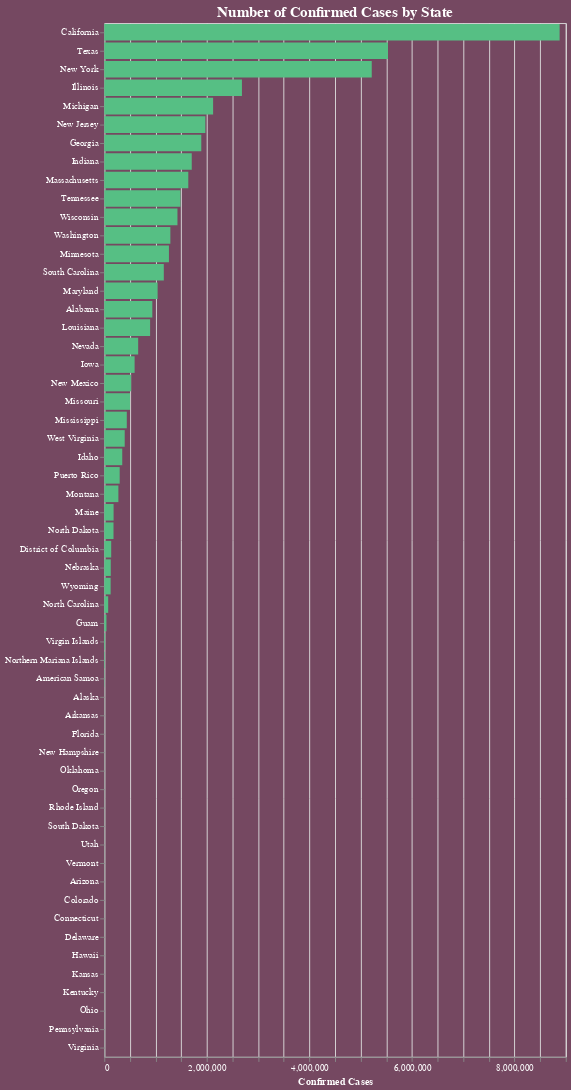

The cell this chart's notebook holds for it:
### Code cell
alt.Chart(df).mark_bar(
    color="#56bf84"
).encode(
    alt.Y("state:N", sort='-x', title=None),
    alt.X("confirmed_cases:Q", title="Confirmed Cases")
).properties(
    title="Number of Confirmed Cases by State", width=500
).configure(
    background="#754861", font="Asap", 
).configure_title(fontSize=16, font="Asap", color="white").configure_axis(
    labelColor="white", titleColor="white"
)

### Figure 1 — Vega-Lite specification as saved in the notebook (floating-point values rounded to 4 significant figures)
{"config": {"view": {"continuousWidth": 400, "continuousHeight": 300}, "axis": {"labelColor": "white", "titleColor": "white"}, "background": "#754861", "font": "Asap", "title": {"color": "white", "font": "Asap", "fontSize": 16}}, "data": {"name": "data-e1f505e52a178ce1f2fd2ed2a0af48bf"}, "mark": {"type": "bar", "color": "#56bf84"}, "encoding": {"x": {"type": "quantitative", "field": "confirmed_cases", "title": "Confirmed Cases"}, "y": {"type": "nominal", "field": "state", "sort": "-x", "title": null}}, "title": "Number of Confirmed Cases by State", "width": 500, "$schema": "https://vega.github.io/schema/vega-lite/v4.8.1.json", "datasets": {"data-e1f505e52a178ce1f2fd2ed2a0af48bf": [{"date": "2022-05-09", "state": "Alabama", "fips": 1, "cases": 1302397, "deaths": 19601, "confirmed_cases": 936800.0, "confirmed_deaths": 15050.0, "probable_cases": 365500.0, "probable_deaths": 4547.0}, {"date": "2022-05-09", "state": "Alaska", "fips": 2, "cases": 252847, "deaths": 1213, "confirmed_cases": 0.0, "confirmed_deaths": 1213.0, "probable_cases": 252800.0, "probable_deaths": 0.0}, {"date": "2022-05-09", "state": "American Samoa", "fips": 60, "cases": 5812, "deaths": 27, "confirmed_cases": 5812.0, "confirmed_deaths": 27.0, "probable_cases": 0.0, "probable_deaths": 0.0}, {"date": "2022-05-09", "state": "Arizona", "fips": 4, "cases": 2025435, "deaths": 30189, "confirmed_cases": null, "confirmed_deaths": null, "probable_cases": null, "probable_deaths": null}, {"date": "2022-05-09", "state": "Arkansas", "fips": 5, "cases": 837154, "deaths": 11408, "confirmed_cases": 0.0, "confirmed_deaths": null, "probable_cases": 837200.0, "probable_deaths": null}, {"date": "2022-05-09", "state": "California", "fips": 6, "cases": 9290555, "deaths": 90706, "confirmed_cases": 8879000.0, "confirmed_deaths": 90440.0, "probable_cases": 411100.0, "probable_deaths": 261.0}, {"date": "2022-05-09", "state": "Colorado", "fips": 8, "cases": 1396996, "deaths": 12694, "confirmed_cases": null, "confirmed_deaths": null, "probable_cases": null, "probable_deaths": null}, {"date": "2022-05-09", "state": "Connecticut", "fips": 9, "cases": 766172, "deaths": 10874, "confirmed_cases": null, "confirmed_deaths": null, "probable_cases": null, "probable_deaths": null}, {"date": "2022-05-09", "state": "Delaware", "fips": 10, "cases": 264376, "deaths": 2928, "confirmed_cases": null, "confirmed_deaths": null, "probable_cases": null, "probable_deaths": null}, {"date": "2022-05-09", "state": "District of Columbia", "fips": 11, "cases": 141943, "deaths": 1340, "confirmed_cases": 134600.0, "confirmed_deaths": 1319.0, "probable_cases": 7320.0, "probable_deaths": 21.0}, {"date": "2022-05-09", "state": "Florida", "fips": 12, "cases": 5964125, "deaths": 74085, "confirmed_cases": 0.0, "confirmed_deaths": null, "probable_cases": 5964000.0, "probable_deaths": null}, {"date": "2022-05-09", "state": "Georgia", "fips": 13, "cases": 2452012, "deaths": 36498, "confirmed_cases": 1891000.0, "confirmed_deaths": 30650.0, "probable_cases": 560600.0, "probable_deaths": 5845.0}, {"date": "2022-05-09", "state": "Guam", "fips": 66, "cases": 49292, "deaths": 356, "confirmed_cases": 41690.0, "confirmed_deaths": 356.0, "probable_cases": 7600.0, "probable_deaths": 0.0}, {"date": "2022-05-09", "state": "Hawaii", "fips": 15, "cases": 246110, "deaths": 1425, "confirmed_cases": null, "confirmed_deaths": null, "probable_cases": null, "probable_deaths": null}, {"date": "2022-05-09", "state": "Idaho", "fips": 16, "cases": 446956, "deaths": 4931, "confirmed_cases": 350100.0, "confirmed_deaths": 4015.0, "probable_cases": 96850.0, "probable_deaths": 916.0}, {"date": "2022-05-09", "state": "Illinois", "fips": 17, "cases": 3174977, "deaths": 37956, "confirmed_cases": 2684000.0, "confirmed_deaths": 33700.0, "probable_cases": 490800.0, "probable_deaths": 4260.0}, {"date": "2022-05-09", "state": "Indiana", "fips": 18, "cases": 1707085, "deaths": 23614, "confirmed_cases": 1705000.0, "confirmed_deaths": 22650.0, "probable_cases": 1691.0, "probable_deaths": 964.0}, {"date": "2022-05-09", "state": "Iowa", "fips": 19, "cases": 766593, "deaths": 9533, "confirmed_cases": 591200.0, "confirmed_deaths": null, "probable_cases": 175300.0, "probable_deaths": null}, {"date": "2022-05-09", "state": "Kansas", "fips": 20, "cases": 778898, "deaths": 8691, "confirmed_cases": null, "confirmed_deaths": null, "probable_cases": null, "probable_deaths": null}, {"date": "2022-05-09", "state": "Kentucky", "fips": 21, "cases": 1340691, "deaths": 15572, "confirmed_cases": null, "confirmed_deaths": null, "probable_cases": null, "probable_deaths": null}, {"date": "2022-05-09", "state": "Louisiana", "fips": 22, "cases": 1240538, "deaths": 17276, "confirmed_cases": 893400.0, "confirmed_deaths": 14700.0, "probable_cases": 347100.0, "probable_deaths": 2581.0}, {"date": "2022-05-09", "state": "Maine", "fips": 23, "cases": 250689, "deaths": 2325, "confirmed_cases": 181400.0, "confirmed_deaths": 2325.0, "probable_cases": 69330.0, "probable_deaths": 0.0}, {"date": "2022-05-09", "state": "Maryland", "fips": 24, "cases": 1040041, "deaths": 14486, "confirmed_cases": 1040000.0, "confirmed_deaths": 14220.0, "probable_cases": 265.0, "probable_deaths": 265.0}, {"date": "2022-05-09", "state": "Massachusetts", "fips": 25, "cases": 1779829, "deaths": 20334, "confirmed_cases": 1638000.0, "confirmed_deaths": 19200.0, "probable_cases": 141700.0, "probable_deaths": 1136.0}, {"date": "2022-05-09", "state": "Michigan", "fips": 26, "cases": 2444891, "deaths": 36064, "confirmed_cases": 2122000.0, "confirmed_deaths": 33160.0, "probable_cases": 322900.0, "probable_deaths": 2902.0}, {"date": "2022-05-09", "state": "Minnesota", "fips": 27, "cases": 1464235, "deaths": 12805, "confirmed_cases": 1261000.0, "confirmed_deaths": null, "probable_cases": 203500.0, "probable_deaths": null}, {"date": "2022-05-09", "state": "Mississippi", "fips": 28, "cases": 798721, "deaths": 12454, "confirmed_cases": 438800.0, "confirmed_deaths": 8203.0, "probable_cases": 359900.0, "probable_deaths": 4251.0}, {"date": "2022-05-09", "state": "Missouri", "fips": 29, "cases": 1447441, "deaths": 20555, "confirmed_cases": 502600.0, "confirmed_deaths": 6427.0, "probable_cases": 944900.0, "probable_deaths": 14130.0}, {"date": "2022-05-09", "state": "Montana", "fips": 30, "cases": 274835, "deaths": 3378, "confirmed_cases": 274800.0, "confirmed_deaths": 3378.0, "probable_cases": 0.0, "probable_deaths": 0.0}, {"date": "2022-05-09", "state": "Nebraska", "fips": 31, "cases": 480805, "deaths": 4216, "confirmed_cases": 126200.0, "confirmed_deaths": 839.0, "probable_cases": 354700.0, "probable_deaths": 3377.0}, {"date": "2022-05-09", "state": "Nevada", "fips": 32, "cases": 722133, "deaths": 10787, "confirmed_cases": 660700.0, "confirmed_deaths": 10780.0, "probable_cases": 61440.0, "probable_deaths": 7.0}, {"date": "2022-05-09", "state": "New Hampshire", "fips": 33, "cases": 313288, "deaths": 2487, "confirmed_cases": 0.0, "confirmed_deaths": null, "probable_cases": 313300.0, "probable_deaths": null}, {"date": "2022-05-09", "state": "New Jersey", "fips": 34, "cases": 2288950, "deaths": 33489, "confirmed_cases": 1971000.0, "confirmed_deaths": 30440.0, "probable_cases": 318100.0, "probable_deaths": 3046.0}, {"date": "2022-05-09", "state": "New Mexico", "fips": 35, "cases": 523940, "deaths": 7558, "confirmed_cases": 523900.0, "confirmed_deaths": 7558.0, "probable_cases": 0.0, "probable_deaths": 0.0}, {"date": "2022-05-09", "state": "New York", "fips": 36, "cases": 5215540, "deaths": 67816, "confirmed_cases": 5216000.0, "confirmed_deaths": 62300.0, "probable_cases": 0.0, "probable_deaths": 5513.0}, {"date": "2022-05-09", "state": "North Carolina", "fips": 37, "cases": 2675505, "deaths": 24587, "confirmed_cases": 75930.0, "confirmed_deaths": 330.0, "probable_cases": 2600000.0, "probable_deaths": 24260.0}, {"date": "2022-05-09", "state": "North Dakota", "fips": 38, "cases": 241739, "deaths": 2315, "confirmed_cases": 179800.0, "confirmed_deaths": null, "probable_cases": 61950.0, "probable_deaths": null}, {"date": "2022-05-09", "state": "Northern Mariana Islands", "fips": 69, "cases": 11281, "deaths": 34, "confirmed_cases": 11280.0, "confirmed_deaths": 34.0, "probable_cases": 0.0, "probable_deaths": 0.0}, {"date": "2022-05-09", "state": "Ohio", "fips": 39, "cases": 2708071, "deaths": 38495, "confirmed_cases": null, "confirmed_deaths": null, "probable_cases": null, "probable_deaths": null}, {"date": "2022-05-09", "state": "Oklahoma", "fips": 40, "cases": 1042637, "deaths": 14346, "confirmed_cases": 0.0, "confirmed_deaths": null, "probable_cases": 1043000.0, "probable_deaths": null}, {"date": "2022-05-09", "state": "Oregon", "fips": 41, "cases": 729413, "deaths": 7528, "confirmed_cases": 0.0, "confirmed_deaths": null, "probable_cases": 729400.0, "probable_deaths": null}, {"date": "2022-05-09", "state": "Pennsylvania", "fips": 42, "cases": 2829027, "deaths": 44733, "confirmed_cases": null, "confirmed_deaths": null, "probable_cases": null, "probable_deaths": null}, {"date": "2022-05-09", "state": "Puerto Rico", "fips": 72, "cases": 601665, "deaths": 4232, "confirmed_cases": 300200.0, "confirmed_deaths": 0.0, "probable_cases": 301500.0, "probable_deaths": 4232.0}, {"date": "2022-05-09", "state": "Rhode Island", "fips": 44, "cases": 375897, "deaths": 3544, "confirmed_cases": 0.0, "confirmed_deaths": null, "probable_cases": 375900.0, "probable_deaths": null}, {"date": "2022-05-09", "state": "South Carolina", "fips": 45, "cases": 1477345, "deaths": 17847, "confirmed_cases": 1161000.0, "confirmed_deaths": 15210.0, "probable_cases": 316600.0, "probable_deaths": 2638.0}, {"date": "2022-05-09", "state": "South Dakota", "fips": 46, "cases": 238185, "deaths": 2915, "confirmed_cases": 0.0, "confirmed_deaths": null, "probable_cases": 238200.0, "probable_deaths": null}, {"date": "2022-05-09", "state": "Tennessee", "fips": 47, "cases": 1986036, "deaths": 25936, "confirmed_cases": 1486000.0, "confirmed_deaths": 4035.0, "probable_cases": 500000.0, "probable_deaths": 21900.0}, {"date": "2022-05-09", "state": "Texas", "fips": 48, "cases": 6773157, "deaths": 88376, "confirmed_cases": 5532000.0, "confirmed_deaths": 31430.0, "probable_cases": 1241000.0, "probable_deaths": 56940.0}, {"date": "2022-05-09", "state": "Utah", "fips": 49, "cases": 935708, "deaths": 4760, "confirmed_cases": 0.0, "confirmed_deaths": 4531.0, "probable_cases": 935700.0, "probable_deaths": 229.0}, {"date": "2022-05-09", "state": "Vermont", "fips": 50, "cases": 126099, "deaths": 642, "confirmed_cases": 0.0, "confirmed_deaths": null, "probable_cases": 126100.0, "probable_deaths": null}, {"date": "2022-05-09", "state": "Virginia", "fips": 51, "cases": 1715478, "deaths": 20280, "confirmed_cases": null, "confirmed_deaths": null, "probable_cases": null, "probable_deaths": null}, {"date": "2022-05-09", "state": "Virgin Islands", "fips": 78, "cases": 17167, "deaths": 113, "confirmed_cases": 17170.0, "confirmed_deaths": 113.0, "probable_cases": 0.0, "probable_deaths": 0.0}, {"date": "2022-05-09", "state": "Washington", "fips": 53, "cases": 1514314, "deaths": 12771, "confirmed_cases": 1289000.0, "confirmed_deaths": 3310.0, "probable_cases": 225800.0, "probable_deaths": 9461.0}, {"date": "2022-05-09", "state": "West Virginia", "fips": 54, "cases": 502930, "deaths": 6880, "confirmed_cases": 398400.0, "confirmed_deaths": null, "probable_cases": 104500.0, "probable_deaths": null}, {"date": "2022-05-09", "state": "Wisconsin", "fips": 55, "cases": 1623093, "deaths": 14464, "confirmed_cases": 1427000.0, "confirmed_deaths": 12920.0, "probable_cases": 196300.0, "probable_deaths": 1545.0}, {"date": "2022-05-09", "state": "Wyoming", "fips": 56, "cases": 156745, "deaths": 1814, "confirmed_cases": 123700.0, "confirmed_deaths": null, "probable_cases": 33080.0, "probable_deaths": null}]}}
